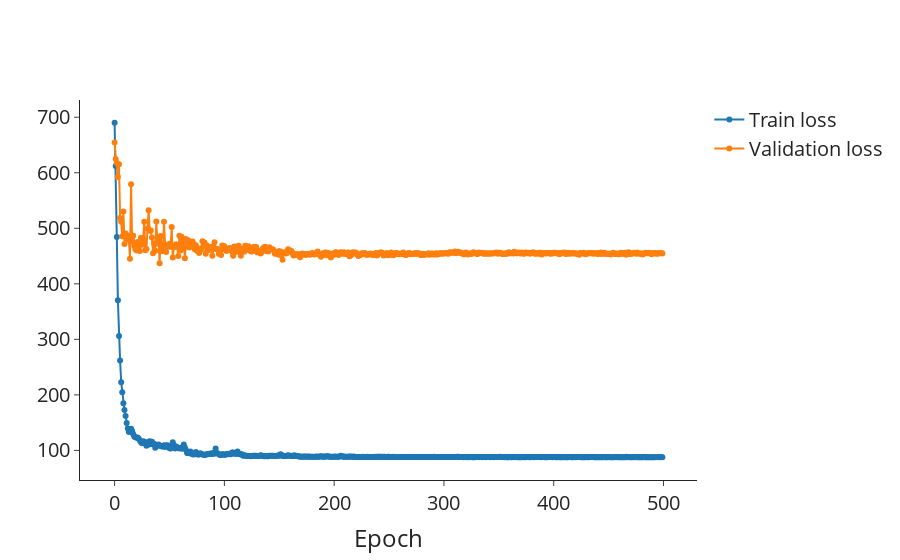

Notebook code cell kept with this figure:
### Markdown cell above
## Loss

### Code cell
lr_val = go.Scatter(
    x=df_lr_epochs_first.index,
    y=df_lr_epochs_first["val/loss/shg_tensor_full"],
    mode="lines+markers",
    name="Validation loss",
    showlegend=True,
)
lr_train = go.Scatter(
    x=df_lr_epochs_second.index,
    y=df_lr_epochs_second["train/loss/shg_tensor_full"],
    mode="lines+markers",
    name="Train loss",
    showlegend=True,
)

# Layout
layout = go.Layout(
    # title=dict(text='Scatter Plot'),
    xaxis=dict(title="Epoch"),
    # yaxis=dict(title='<i>d&#770;</i><sub>KP</sub> (pm/V)', range=[-5,180]),
    # legend=dict(font=dict(size=12)),
)

# Create figure
fig = go.Figure(data=[lr_train, lr_val], layout=layout)

fig.update_layout(
    autosize=True,
    font_size=20,
    # width=600,
    # height=600,
    # plot_bgcolor="white",
    template="simple_white",
)
fig.update_layout(
    xaxis=dict(
        # tickmode = 'array',
        # tickvals = [1, 2,3,4,5,6,7,8],
        # ticktext = ['One', 'Three', 'Five', 'Seven', 'Nine', 'Eleven']
        showgrid=False,
    ),
    yaxis=dict(
        # tickmode = 'array',
        # tickvals = [1, 2,3,4,5,6,7,8],
        # ticktext = ['One', 'Three', 'Five', 'Seven', 'Nine', 'Eleven']
        showgrid=False,
    ),
)

# Show figure
fig.show()

### Figure 1 — Plotly figure (JSON) as saved in the notebook; plotly's stock layout.template omitted (floating-point values rounded to 4 significant figures; data arrays with more than 128 entries replaced by an {"elided": "..."} marker saying what was removed)
{"data": [{"mode": "lines+markers", "name": "Train loss", "showlegend": true, "type": "scatter", "x": {"elided": "500 int values"}, "y": {"elided": "500 float values"}}, {"mode": "lines+markers", "name": "Validation loss", "showlegend": true, "type": "scatter", "x": {"elided": "500 int values"}, "y": {"elided": "500 float values"}}], "layout": {"autosize": true, "font": {"size": 20}, "xaxis": {"showgrid": false, "title": {"text": "Epoch"}}, "yaxis": {"showgrid": false}}}
